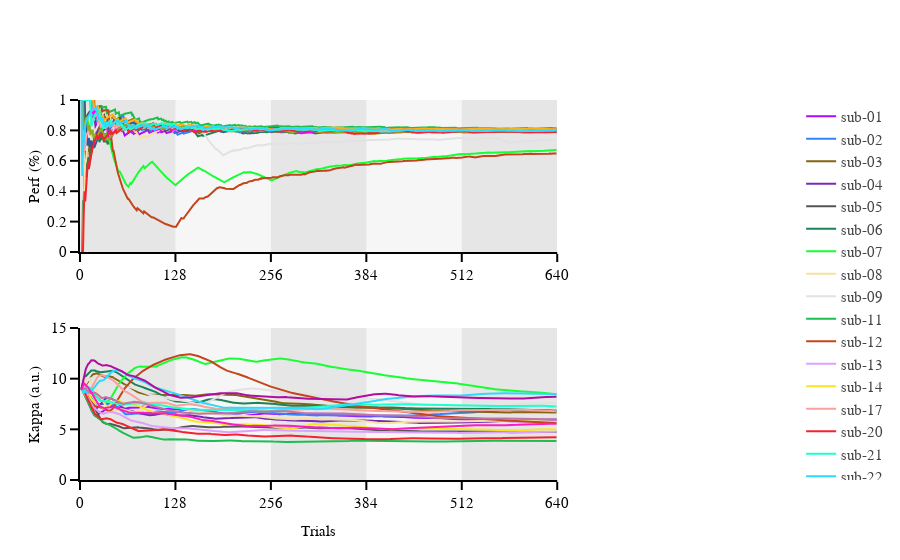

The notebook cell saved with this chart:
### Code cell
# Defind sublot 
fig = make_subplots(rows=2, cols=2, column_widths=[0.75, 0.25], vertical_spacing=0.20, print_grid=False)
# fig = make_subplots(rows=2, cols=1, vertical_spacing=0.20, print_grid=False)

perf_runs_median_clean = perf_runs_median[~np.isnan(perf_runs_median)]
perf_runs_ci_up_clean = perf_runs_ci_up[~np.isnan(perf_runs_ci_up)]
perf_runs_ci_low_clean = perf_runs_ci_low[~np.isnan(perf_runs_ci_low)]

for n_subject, subject in enumerate(subjects):
# for n_subject, subject in enumerate(['sub-07', 'sub-12']):
    # Perf 
    # plot perf across trials 
    fig.add_trace(go.Scatter(y=perf_runs[n_subject, :], 
                             line=dict(color=colors[n_subject]), 
                             name=subject, 
                             showlegend=False), 
                  row=1, col=1)

    # Staircase 
    # plot perf across trials 
    fig.add_trace(go.Scatter(y=stair_runs[n_subject, :], 
                             line=dict(color=colormap_subject_dict[subject]), 
                             name=subject), 
                  row=2, col=1)





step = 128
x_max = 640
for i in range(0, x_max, step):
    fig.add_shape(type="rect", 
                  x0=i, 
                  x1=i + step, 
                  y0=0, 
                  y1=15, 
                  fillcolor="gray" if (i // step) % 2 == 0 else "lightgray", 
                  opacity=0.2,
                  layer="below", 
                  line_width=0,
                  row="all",
                  col=1) 
# perf 
fig.update_xaxes(showline=True, range=[0,x_max], tickvals=[0, 128, 256, 384, 512, 640], ticktext=["0", "128", "256", "384", "512", "640"], row=1, col=1)
fig.update_yaxes(showline=True, range=[0,1], nticks=6, title='Perf (%)',row=1, col=1)

# fig.update_xaxes(showline=False, ticks='', showticklabels=False, title='Median performances', row=1, col=2)
# fig.update_yaxes(showline=True,range=[0,1], nticks=6, row=1, col=2)

# stair 
fig.update_xaxes(showline=True, range=[0,x_max], tickvals=[0, 128, 256, 384, 512, 640], ticktext=["0", "128", "256", "384", "512", "640"], title='Trials', row=2, col=1)
fig.update_yaxes(showline=True, range=[0,15], title='Kappa (a.u.)', row=2, col=1)

# fig.update_xaxes(showline=False, ticks='', showticklabels=False, title='Median kappa', row=2, col=2)
# fig.update_yaxes(showline=True,range=[0,15], row=2, col=2)


fig.update_layout(template=fig_template, showlegend=True)
fig.show()
fig.write_image("/Users/uriel/Downloads/prf_perf_all_sub.pdf")

### Figure 1 — Plotly figure (JSON) as saved in the notebook; plotly's stock layout.template omitted (floating-point values rounded to 4 significant figures; data arrays with more than 128 entries replaced by an {"elided": "..."} marker saying what was removed)
{"data": [{"line": {"color": "#AA0DFE"}, "name": "sub-01", "showlegend": false, "type": "scatter", "xaxis": "x", "y": {"elided": "640 float values"}, "yaxis": "y"}, {"line": {"color": "#AA0DFE"}, "name": "sub-01", "type": "scatter", "xaxis": "x3", "y": {"elided": "640 float values"}, "yaxis": "y3"}, {"line": {"color": "#3283FE"}, "name": "sub-02", "showlegend": false, "type": "scatter", "xaxis": "x", "y": {"elided": "640 float values"}, "yaxis": "y"}, {"line": {"color": "#3283FE"}, "name": "sub-02", "type": "scatter", "xaxis": "x3", "y": {"elided": "640 float values"}, "yaxis": "y3"}, {"line": {"color": "#85660D"}, "name": "sub-03", "showlegend": false, "type": "scatter", "xaxis": "x", "y": {"elided": "640 float values"}, "yaxis": "y"}, {"line": {"color": "#85660D"}, "name": "sub-03", "type": "scatter", "xaxis": "x3", "y": {"elided": "640 float values"}, "yaxis": "y3"}, {"line": {"color": "#782AB6"}, "name": "sub-04", "showlegend": false, "type": "scatter", "xaxis": "x", "y": {"elided": "640 float values"}, "yaxis": "y"}, {"line": {"color": "#782AB6"}, "name": "sub-04", "type": "scatter", "xaxis": "x3", "y": {"elided": "640 float values"}, "yaxis": "y3"}, {"line": {"color": "#565656"}, "name": "sub-05", "showlegend": false, "type": "scatter", "xaxis": "x", "y": {"elided": "640 float values"}, "yaxis": "y"}, {"line": {"color": "#565656"}, "name": "sub-05", "type": "scatter", "xaxis": "x3", "y": {"elided": "640 float values"}, "yaxis": "y3"}, {"line": {"color": "#1C8356"}, "name": "sub-06", "showlegend": false, "type": "scatter", "xaxis": "x", "y": {"elided": "640 float values"}, "yaxis": "y"}, {"line": {"color": "#1C8356"}, "name": "sub-06", "type": "scatter", "xaxis": "x3", "y": {"elided": "640 float values"}, "yaxis": "y3"}, {"line": {"color": "#16FF32"}, "name": "sub-07", "showlegend": false, "type": "scatter", "xaxis": "x", "y": {"elided": "640 float values"}, "yaxis": "y"}, {"line": {"color": "#16FF32"}, "name": "sub-07", "type": "scatter", "xaxis": "x3", "y": {"elided": "640 float values"}, "yaxis": "y3"}, {"line": {"color": "#F7E1A0"}, "name": "sub-08", "showlegend": false, "type": "scatter", "xaxis": "x", "y": {"elided": "640 float values"}, "yaxis": "y"}, {"line": {"color": "#F7E1A0"}, "name": "sub-08", "type": "scatter", "xaxis": "x3", "y": {"elided": "640 float values"}, "yaxis": "y3"}, {"line": {"color": "#E2E2E2"}, "name": "sub-09", "showlegend": false, "type": "scatter", "xaxis": "x", "y": {"elided": "640 float values"}, "yaxis": "y"}, {"line": {"color": "#E2E2E2"}, "name": "sub-09", "type": "scatter", "xaxis": "x3", "y": {"elided": "640 float values"}, "yaxis": "y3"}, {"line": {"color": "#1CBE4F"}, "name": "sub-11", "showlegend": false, "type": "scatter", "xaxis": "x", "y": {"elided": "640 float values"}, "yaxis": "y"}, {"line": {"color": "#1CBE4F"}, "name": "sub-11", "type": "scatter", "xaxis": "x3", "y": {"elided": "640 float values"}, "yaxis": "y3"}, {"line": {"color": "#C4451C"}, "name": "sub-12", "showlegend": false, "type": "scatter", "xaxis": "x", "y": {"elided": "640 float values"}, "yaxis": "y"}, {"line": {"color": "#C4451C"}, "name": "sub-12", "type": "scatter", "xaxis": "x3", "y": {"elided": "640 float values"}, "yaxis": "y3"}, {"line": {"color": "#DEA0FD"}, "name": "sub-13", "showlegend": false, "type": "scatter", "xaxis": "x", "y": {"elided": "640 float values"}, "yaxis": "y"}, {"line": {"color": "#DEA0FD"}, "name": "sub-13", "type": "scatter", "xaxis": "x3", "y": {"elided": "640 float values"}, "yaxis": "y3"}, {"line": {"color": "#FE00FA"}, "name": "sub-14", "showlegend": false, "type": "scatter", "xaxis": "x", "y": {"elided": "640 float values"}, "yaxis": "y"}, {"line": {"color": "#FBE426"}, "name": "sub-14", "type": "scatter", "xaxis": "x3", "y": {"elided": "640 float values"}, "yaxis": "y3"}, {"line": {"color": "#325A9B"}, "name": "sub-17", "showlegend": false, "type": "scatter", "xaxis": "x", "y": {"elided": "640 float values"}, "yaxis": "y"}, {"line": {"color": "#F8A19F"}, "name": "sub-17", "type": "scatter", "xaxis": "x3", "y": {"elided": "640 float values"}, "yaxis": "y3"}, {"line": {"color": "#FEAF16"}, "name": "sub-20", "showlegend": false, "type": "scatter", "xaxis": "x", "y": {"elided": "640 float values"}, "yaxis": "y"}, {"line": {"color": "#F6222E"}, "name": "sub-20", "type": "scatter", "xaxis": "x3", "y": {"elided": "640 float values"}, "yaxis": "y3"}, {"line": {"color": "#F8A19F"}, "name": "sub-21", "showlegend": false, "type": "scatter", "xaxis": "x", "y": {"elided": "640 float values"}, "yaxis": "y"}, {"line": {"color": "#1CFFCE"}, "name": "sub-21", "type": "scatter", "xaxis": "x3", "y": {"elided": "640 float values"}, "yaxis": "y3"}, {"line": {"color": "#90AD1C"}, "name": "sub-22", "showlegend": false, "type": "scatter", "xaxis": "x", "y": {"elided": "640 float values"}, "yaxis": "y"}, {"line": {"color": "#2ED9FF"}, "name": "sub-22", "type": "scatter", "xaxis": "x3", "y": {"elided": "640 float values"}, "yaxis": "y3"}, {"line": {"color": "#F6222E"}, "name": "sub-23", "showlegend": false, "type": "scatter", "xaxis": "x", "y": {"elided": "640 float values"}, "yaxis": "y"}, {"line": {"color": "#B10DA1"}, "name": "sub-23", "type": "scatter", "xaxis": "x3", "y": {"elided": "640 float values"}, "yaxis": "y3"}, {"line": {"color": "#1CFFCE"}, "name": "sub-24", "showlegend": false, "type": "scatter", "xaxis": "x", "y": {"elided": "640 float values"}, "yaxis": "y"}, {"line": {"color": "#C075A6"}, "name": "sub-24", "type": "scatter", "xaxis": "x3", "y": {"elided": "640 float values"}, "yaxis": "y3"}, {"line": {"color": "#2ED9FF"}, "name": "sub-25", "showlegend": false, "type": "scatter", "xaxis": "x", "y": {"elided": "640 float values"}, "yaxis": "y"}, {"line": {"color": "#FC1CBF"}, "name": "sub-25", "type": "scatter", "xaxis": "x3", "y": {"elided": "640 float values"}, "yaxis": "y3"}], "layout": {"autosize": true, "shapes": [{"fillcolor": "gray", "layer": "below", "line": {"width": 0}, "opacity": 0.2, "type": "rect", "x0": 0, "x1": 128, "xref": "x", "y0": 0, "y1": 15, "yref": "y"}, {"fillcolor": "gray", "layer": "below", "line": {"width": 0}, "opacity": 0.2, "type": "rect", "x0": 0, "x1": 128, "xref": "x3", "y0": 0, "y1": 15, "yref": "y3"}, {"fillcolor": "lightgray", "layer": "below", "line": {"width": 0}, "opacity": 0.2, "type": "rect", "x0": 128, "x1": 256, "xref": "x", "y0": 0, "y1": 15, "yref": "y"}, {"fillcolor": "lightgray", "layer": "below", "line": {"width": 0}, "opacity": 0.2, "type": "rect", "x0": 128, "x1": 256, "xref": "x3", "y0": 0, "y1": 15, "yref": "y3"}, {"fillcolor": "gray", "layer": "below", "line": {"width": 0}, "opacity": 0.2, "type": "rect", "x0": 256, "x1": 384, "xref": "x", "y0": 0, "y1": 15, "yref": "y"}, {"fillcolor": "gray", "layer": "below", "line": {"width": 0}, "opacity": 0.2, "type": "rect", "x0": 256, "x1": 384, "xref": "x3", "y0": 0, "y1": 15, "yref": "y3"}, {"fillcolor": "lightgray", "layer": "below", "line": {"width": 0}, "opacity": 0.2, "type": "rect", "x0": 384, "x1": 512, "xref": "x", "y0": 0, "y1": 15, "yref": "y"}, {"fillcolor": "lightgray", "layer": "below", "line": {"width": 0}, "opacity": 0.2, "type": "rect", "x0": 384, "x1": 512, "xref": "x3", "y0": 0, "y1": 15, "yref": "y3"}, {"fillcolor": "gray", "layer": "below", "line": {"width": 0}, "opacity": 0.2, "type": "rect", "x0": 512, "x1": 640, "xref": "x", "y0": 0, "y1": 15, "yref": "y"}, {"fillcolor": "gray", "layer": "below", "line": {"width": 0}, "opacity": 0.2, "type": "rect", "x0": 512, "x1": 640, "xref": "x3", "y0": 0, "y1": 15, "yref": "y3"}], "showlegend": true, "xaxis": {"anchor": "y", "domain": [0, 0.675], "range": [0, 640], "showline": true, "ticktext": ["0", "128", "256", "384", "512", "640"], "tickvals": [0, 128, 256, 384, 512, 640]}, "xaxis2": {"anchor": "y2", "domain": [0.775, 1]}, "xaxis3": {"anchor": "y3", "domain": [0, 0.675], "range": [0, 640], "showline": true, "ticktext": ["0", "128", "256", "384", "512", "640"], "tickvals": [0, 128, 256, 384, 512, 640], "title": {"text": "Trials"}}, "xaxis4": {"anchor": "y4", "domain": [0.775, 1]}, "yaxis": {"anchor": "x", "domain": [0.6, 1], "nticks": 6, "range": [0, 1], "showline": true, "title": {"text": "Perf (%)"}, "type": "linear"}, "yaxis2": {"anchor": "x2", "domain": [0.6, 1]}, "yaxis3": {"anchor": "x3", "domain": [0, 0.4], "range": [0, 15], "showline": true, "title": {"text": "Kappa (a.u.)"}, "type": "linear"}, "yaxis4": {"anchor": "x4", "domain": [0, 0.4]}}}
